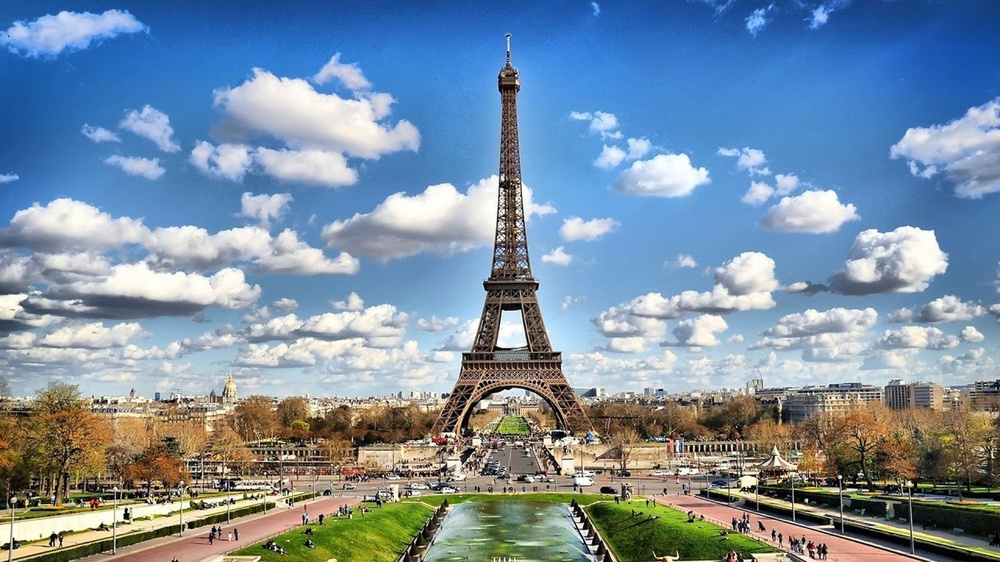
#> input picture 10-RGBtoHSV/eiffel.jpg, 1000 x 562 px, shrunk from 3840 x 2160 before the run
$ python RGB-HSV.py
#> lines starting #> are read from the running program, lines starting #| are printed output that depends on the picture
# -*- coding: utf-8 -*-
"""
Created on Sun Aug 20 03:12:31 2023

@author: dniso
"""

import cv2
import numpy as np
import matplotlib.pyplot as plt

resim1=cv2.imread("./eiffel.jpg")
#> resim1 is the input picture: shape (562, 1000, 3); mean B, G, R 162.3, 142.7, 121.5
grayscaleImage = cv2.cvtColor(resim1, cv2.COLOR_BGR2GRAY)
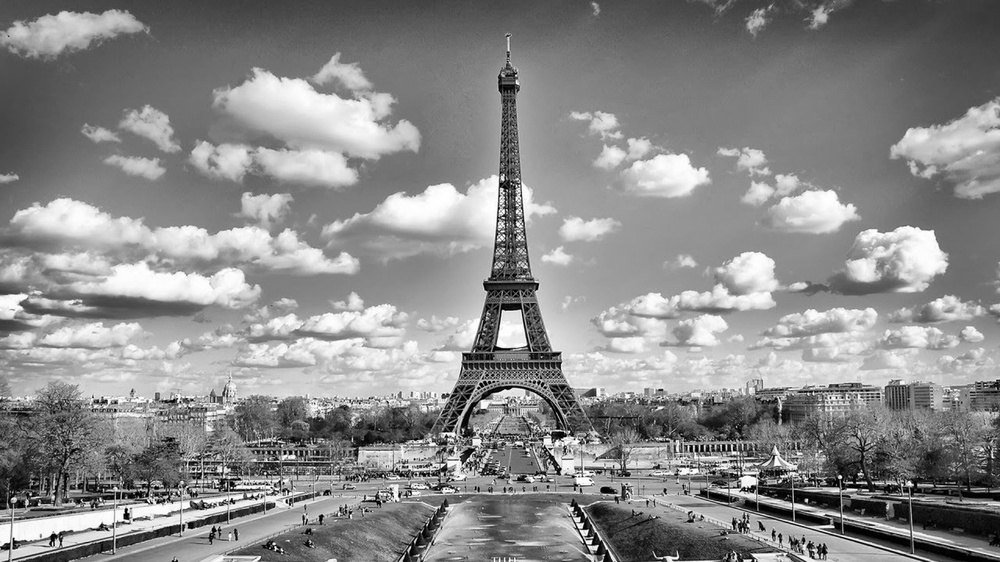
#> grayscaleImage: shape (562, 1000); min 0, max 255, mean 138.6

cv2.imshow("Grayscale Görüntü", grayscaleImage)

hsvImage = cv2.cvtColor(resim1, cv2.COLOR_BGR2HSV)
#> hsvImage: shape (562, 1000, 3); mean H, S, V 77.4, 106.6, 177.4

fig, (ax1, ax2) = plt.subplots(1, 2, figsize=(20, 10))

ax1.imshow(cv2.cvtColor(resim1, cv2.COLOR_BGR2RGB))
ax1.set_title("Orijinal Görüntü")

ax2.imshow(hsvImage)
ax2.set_title("HSV Görüntü")

plt.show()
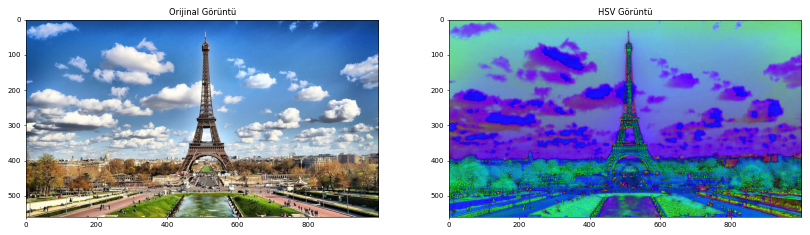
#> figure drawn by matplotlib, 2 panels
kaydetme_yolu_hsv = "./kaydedilen_hsv_goruntu.jpg"
cv2.imwrite(kaydetme_yolu_hsv, hsvImage)


print(resim1.size)
#| 1686000
print(resim1.dtype)
#| uint8
print(resim1.shape)
#| (562, 1000, 3)

cv2.waitKey(0)
cv2.destroyAllWindows()
